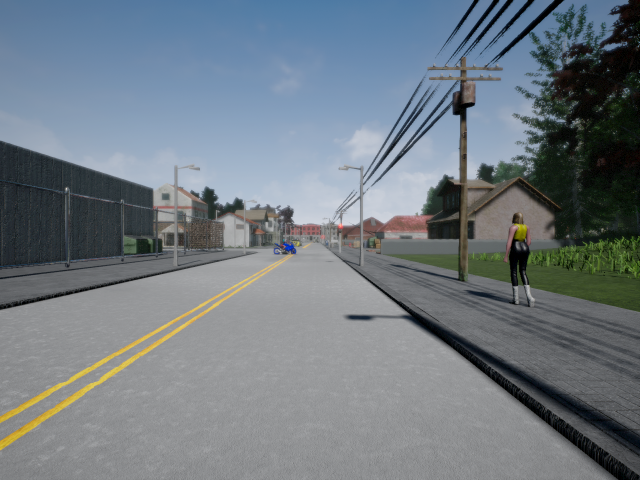
#> input picture image_processing/jpg/framel.png, 1280 x 960 px (shown at 1/2 size)
$ jupyter execute '2. Depth estimation Stereo.ipynb'   (shell and % lines are left out)
#> lines starting #> are read from the running program, lines starting #| are printed output that depends on the picture; after the words box and inside, x2 and y2 are one past the last pixel; in counts of white or black regions, pixels touching at a corner belong together
<h1> Depth estimation yoki masofani aniqlash </h1>
<h2> 2 o'lchovli rasmdan 3d o'lchovga qaytish </h2>

<h3> Stereo camera orqali masofani aniqlash </h3>

Odamda 2 ko'z bor ular 2 xil rasm ni miyyaga beradi, 2  rasm bir biridan biroz farq qiladi bu farq disparity deb ataladi yani birinchi rasmdagi malum bir nuqtaning 2 chi rasmdagi kordinatasi ozgina surilgan bo'ladi bu shift deb ataladi. Disparity esa bizga rasmdagi yashirin axborot yani depth (chuqurlik) haqidagi ma'lumotni beradi.

Stereo camera da ham 2 ta camera bo'ladi va biz ulardan olingan rasmlardan disparityni ajratib olib depthni aniqlaymiz.

Bu yerda Z biz topishimiz kerak bo'lgan Cameralar C1 and C2 dan world plandagi W(X, Y, Z) target nuqtagacha bo'lgan distance (uzoqlik). B esa 2 kamera markazlari orasidagi masofa yani baseline va f focal length. X1 va X2 W nuqtaning chap va o'ng rasmlardagi joylashuvlari (kordinatasi).

Bu yerda ko'rib turganizdek o'xshash uchburchaklar ko'p, biz esa ulardan faqat bir juftini yani C1, C2, W va X1, X2, W. Bu o'xshash uchburchaklardan biz osongina Z ni topib olsak bo'ladi:

Bu yerda formulation da osonroq bo'lishi uchun ayirmani emas yig'indini disparity deb olib ketishgan .

<h4> Rectification </h4>

Stereo kameralardagi depth estimationda eng qiyin vazifalardan biri bu 2 ta rasmdan bir nuqtani topish, oddiy xolatda uni rasmimiz 2d bo`lganligi uchun butun rasm bo`yicha 2d o`lchamda qidirishga to`g`ri keladi, bu jarayonni osonlashtiruvchi va 1d ga keltiruvchi jarayon rectification deb ataladi, bizning kameralarimizni bir biriga parallel joylashgan va ular bir xil deb tasavvur qilamiz aks xolda bu masala juda qiyin bo'lib ketadi. shunda quyidagicha xolat bo'ladi:

Yani 2 rasm parallel joylashganligi uchun biz qidiruvni faqat rasmda ko'rsatilgan qizil chegarada amalga oshirsak yetarli : ). Agar biz qandaydir window olib olsak balandligi va kengligi ushbu qizil maydonning balandligi bilan teng bo'lsin, biz 2 rasmdagi bir xil nuqtani topish uchun 1 d qidiruvni amalga oshirsak bo'ldi va hozzirgi ko'pgina algoritmlar shunday ishlaydi. Bu jarayon rectified deb nomlanadi chunki biz rasmlarni to'rtburchak ko'rinishiga olib kelyapmiz.

Endi faqat qidirish qoldi, qidirish jarayonida biror bir loss function ni solishtirish uchun belgilab ilamiz masalan mean square loss E va uni grafikini chizamiz, undan eng kichkinasi biz qidirayotgan nuqta bo'ladi. Odatda qidirish uchun asos qilib chap rasm olinadi.

Bu window size ni qanchalik kichik olsangiz accuracy(aniqlik) shunchalik yuqori bo'ladi ammo ko'p vaqtni oladi (saqlanish qonuni : ) ).

<h4> Disparity </h4>
Disparity ni topish uchun juda ko'p usullar bor ularning ko'pchiligi correlationga asoslangan:
1. Sum square difference
2. Absulute difference
3. Cross Correlation
4. Normilized Correlation
5. Mutual Correlation

Qisqasini aytganda yana ko'pgina disparityni topishga bog'liq bo'lgan formulalar bor, bu yerda ularni o'rganmoqchi emasmiz. Disparityga qarab accuracy o'zgaradi. Biz esa o'z kodlarimizda Cross Correlationni ishlatib ketsak ham bo'laveradi. Ko'pincha oddiylik yaxshiroqdir, simpler<=>better :)

references:

https://www.youtube.com/watch?v=jzis4WE3Vc8

https://www.slideshare.net/duncale/edu290-depth-perception-presentation

https://www.coursera.org/learn/visual-perception-self-driving-cars/home/welcome

<h3> Code for Disparity calculation </h3>

Depth image calculation opencv da <b>block matching </b> algoritmlari orqali amalga oshiriladi. Birinchi biz <b> matcher</b> degan obekt yaratib olishimiz kerak u bizning hamma disparity calculationda kerakli attributlarimizni saqlab turadi va bizga disparity image ni topib beradigan compute degan metodni taqdim etadi. Bu algoritm opencvda <b> StereoBM </b> deb ataladi va u <b> StereoMatcher </b> clasidan kelib chiqqan.

StereoBM dan tashqari yana <b> StereoSGBM </b> degan algoritm ham bor, ularning ikkalasi ham block matching algoritmi bo`lib umuman olganda bir xil vazifani bajaradi, yani berilgan chap va o`ng camera rasmlarini bir <b> depth rasm</b> ga convert qiladi. Depth rasmdagi har bir pixel esa rasmda ifodalangan pixellarning 3d world plandagi biz image planga o`tish jarayonida yo`q qilgan 3-axis,z axisga mos keladi, yani uzoqlikka proporsional bo`ladi.

[cell 1]
#birinchi kerakli library larni import qilib olamiz
import numpy as np
import cv2
from matplotlib import pyplot as plt
from matplotlib import patches
import time

[cell 2]
#kelinglar endi 2 ta image ni yuklab olamiz bunda biz

img_left = cv2.imread('jpg/framel.png',cv2.IMREAD_COLOR)
#> img_left is the input picture: shape (960, 1280, 3); mean B, G, R 129.9, 122.4, 113
img_right = cv2.imread('jpg/framer.png',cv2.IMREAD_COLOR)
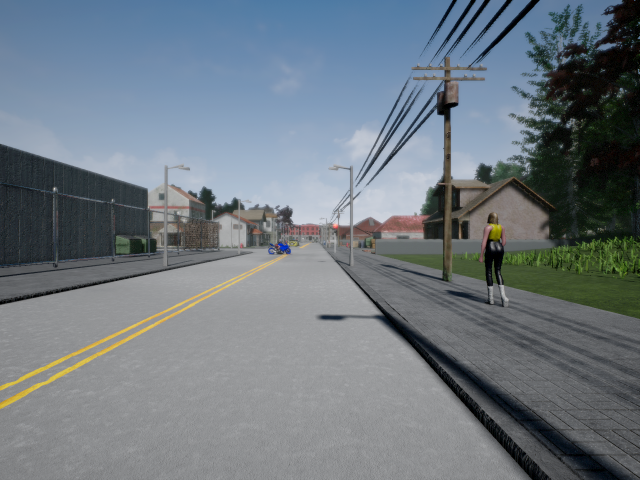
#> input picture image_processing/jpg/framer.png, 1280 x 960 px (shown at 1/2 size)
#> img_right is the input picture: shape (960, 1280, 3); mean B, G, R 128.2, 120.5, 110.9

print(np.shape(img_left))
#| (960, 1280, 3)

# show them
# Use matplotlib to display the two images
_, image_cells = plt.subplots(1, 2, figsize=(20, 20))
image_cells[0].imshow(img_left)
image_cells[0].set_title('left image')
image_cells[1].imshow(img_right)
image_cells[1].set_title('right image')
plt.show()
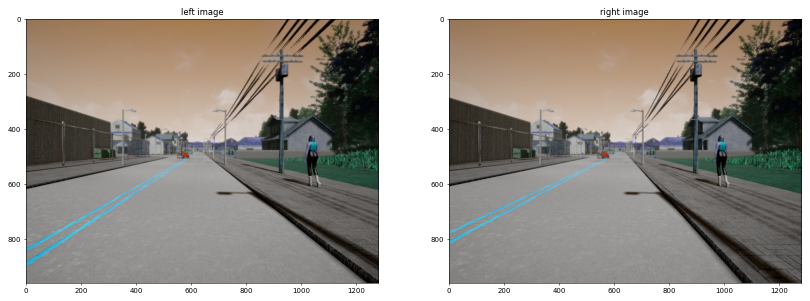
#> figure drawn by matplotlib, 2 panels; B, G, R data is drawn as R, G, B

[cell 3]
# Kelinglar shu yerda target location ni olib qo`yaylik keyinchalik shu targetnining uzoqligini aniqlaymiz
# biz bu yerdan maped mingan odamdni cameradan qancha uzoqda ekanligini topmoqchimiz
# eslab qoling bu yerda y axis bo`yicha image_leftning 0 -indexiga x axis bo`yicha 1-idexiga muroja`at qilamiz
target_image = img_left[ 475:509, 547:593, :]
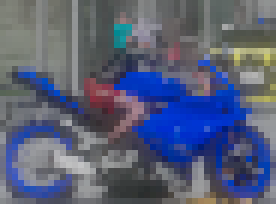
#> target_image: shape (34, 46, 3) (shown 6 times larger); mean B, G, R 119.9, 94.9, 87.7


plt.figure(figsize=(4, 4))
plt.imshow(target_image)
plt.show()

[cell 4]
# va bizga kamera callibration ham kerak bo`ladi, bu rasmni o`zim tushurmaganim uchun bunga o`zimni kameramni
# callibration matrixini ishlata olmayman, rasmning avtorlari callibration matrixni ham berishgan :
# https://www.coursera.org/learn/visual-perception-self-driving-cars/home/welcome

pl = np.array([[640.0,   0.0, 640.0, 2176.0],
               [  0.0, 480.0, 480.0,  552.0],
               [  0.0,   0.0,  1.0,    1.4]])
pr = np.array([[640.0,   0.0,  640.0,  2176.0],
               [   0.0, 480.0, 480.0,   792.0],
               [   0.0,   0.0,   1.0,    1.4]])

print(pl)
print(pr)

Bilamizki after rectification rasmimizning har bir row(qator) i bu epibolar linedir, shunday ekan bir qatorda maching ishlari olib boriladi. SGBM va  BM algoritmlari SAD (squared absolute difference) windowlardan foydalanadi. Agar cameralar parallel joylashgan bo`lsa 0 yoki undan yuqori disparity hosil bo`ladi, agar kameralar bir biriga biroz qayrilgan bo`lsa faqat x axis bo`yicha (tepaga yoki pastga yoki 2 yonga emas o`rtaga qarab) ularning disparitysi manfiy ham bo`lishi mumkin.

Disparity ni topish esa avvaldan belgilab olingan disparity soni (num_disparities ) orqali davom ettiriladi, num_disparities  pixel da o`lchanadi va normal disparity 64 ga teng. Agar rasmimiz 32 foat point rasm bo`ladigan bo`lsa integer bo`lmagan disparity ham qaytarilishi mumkin, agar 16 bit integer bo`lsa disparity 4 bit fixed point form ko`rinishida bo`ladi.

<b> Horopter </b> bu qidirish mumkin bo`lgan 3d real world plane dagi maydonni ifodalaydi uni yaxshilash esa bir necha parameterlarga bog`liq. Har bir disparity level disparity soni bilan birgalikda ushbu maydonnig o`lchamini boshqaradi.
Disparity ning belgilangan qiymatidan tashqaridagi qiymatlar xolatida qora rang yani 0 javob qaytariladi, yani nomalum degani.
Yana ushbu maydonni kengaytirish uchun baseline ni ham kichraytirish mumkin.

references:
Learning OpenCV 3 Adrian Kaehler & Gary Bradski [Stereo Imaging pp:739]

[cell 5]
def compute_depth_image(img_left, img_right):

    """Bu method bizga disparity image ni hisoblab beradi """

    # disparity ni aniqlash uchun kerak bo`ladigan parameterlar
    num_disparities = 112
    block_size = 21

    min_disparity = 0

    img_left = cv2.cvtColor(img_left, cv2.COLOR_BGR2GRAY)
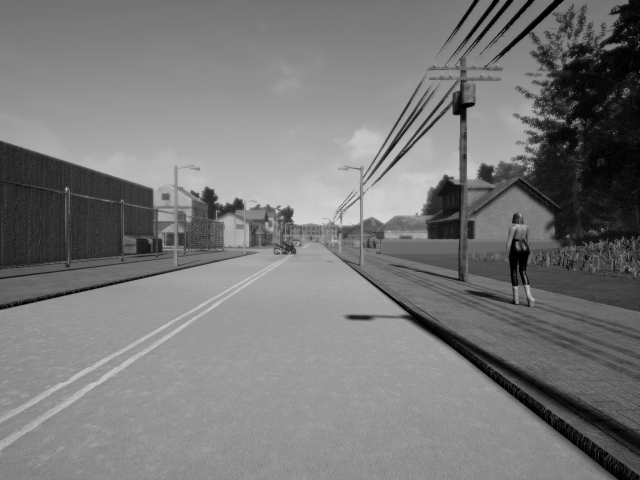
#> img_left: shape (960, 1280) (shown at 1/2 size); min 0, max 230, mean 120.5
    img_right = cv2.cvtColor(img_right, cv2.COLOR_BGR2GRAY)
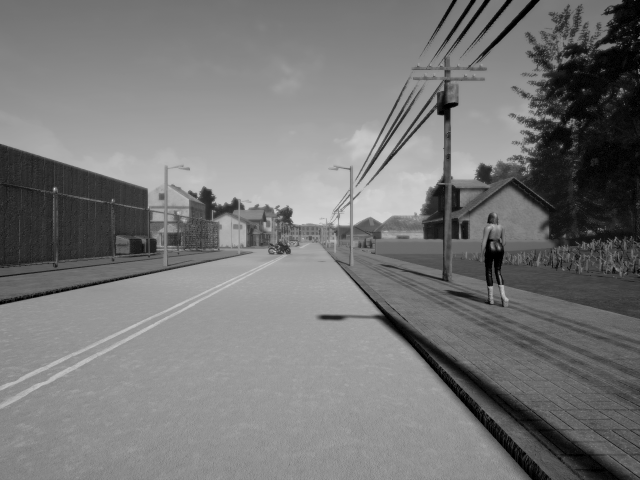
#> img_right: shape (960, 1280) (shown at 1/2 size); min 0, max 236, mean 118.5

    # Stereo BM matcher
    left_matcher_BM = cv2.StereoBM_create(
        numDisparities=num_disparities,
        blockSize=block_size
    )

    # Stereo SGBM matcher
    left_matcher_SGBM = cv2.StereoSGBM_create(
        minDisparity=min_disparity,
        numDisparities=num_disparities,
        blockSize=block_size,
        P1=8*3*36,
        P2=32*3*36,
        mode=cv2.STEREO_SGBM_MODE_SGBM_3WAY,
    )

    # Compute the left disparity map
    disp_left = left_matcher_SGBM.compute(img_left, img_right).astype(np.float32)/16
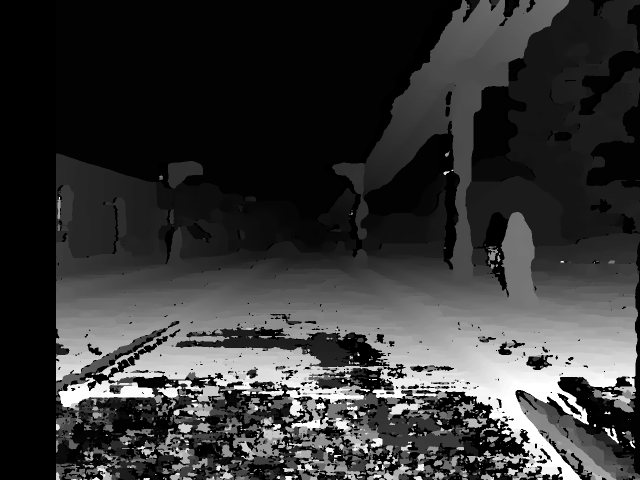
#> disp_left: shape (960, 1280) float32 (shown at 1/2 size); min -1, max 111, mean 22.6; drawn with min black and max white

    ### END CODE HERE ###

    return disp_left

[cell 6]
#keling endi ushbu disparity topish methodimiz ni ishlatib ko`raylik
# Compute the disparity map using the fuction above
t1 = time.time()
disp_left = compute_depth_image(img_left, img_right)
print(round(time.time()-t1,2), 'second')
# Show the left disparity map
plt.figure(figsize=(10, 10))
plt.imshow(disp_left)
plt.show()

plt.figure(figsize=(10, 10))
plt.imshow(img_left)
plt.show()


"""Ko`rib turganizdek javobimiz juda ham yaxshi, ammo real hayotda bunday natijaga erishish qiyin"""

opencv da shunday funksiya borki bizga o`rganish uchun imkon qoldirmaydi, yuqorida biz callibration matrixni o`qib olgan
edik yodingizda bo`lsa, kelinglar o`shandan kamera parameter k, rotation matrix r, va transaction matrix t ni ajratib olaylik

[cell 7]
# https://docs.opencv.org/2.4/modules/calib3d/doc/camera_calibration_and_3d_reconstruction.html#decomposeprojectionmatrix
# oxiridagi 4 ta elementga etibor bermaymiz
kl, rl, tl, _, _, _, _ = cv2.decomposeProjectionMatrix(pl)
kr, rr, tr, _, _, _,_ = cv2.decomposeProjectionMatrix(pr)

# bilasiz bizning image planimiz 2d va transactionni shu 2d ga moslab olishimiz uchun uni 3-elementiga bo`lib yuboramiz
tl = tl/tl[3]
tr = tr/tr[3]


print(kl)
print(rl)
print(tl)

print(kr)
print(rr)
print(tr)

Kelinglar endi depth image va berilgan callibration parameterlar orqali depthmapni chiqaramiz, buning uchun bizga focal lenth f , baseline B, va disparity d kerak bo`ladi.
focal lenth ni topish juda ham oson bu kamera parameterning 1- elementidir.
baseline esa 2 ala kamera larning qancha masofada ko`chganligidir 2 kamera parallel bo`lganligi uchun ular faqat x
o`qi bo`yicha surilishi mumkin, yani tl[1] -tr[1]
disparity esa berilgan

[cell 8]
f = kl[0][0]
b = tl[1] - tr[1]
# topa olinmagan va chegaradagi elementlarga eng kam qiymatni beramiz
disp_left[ disp_left == -1]= 0.1
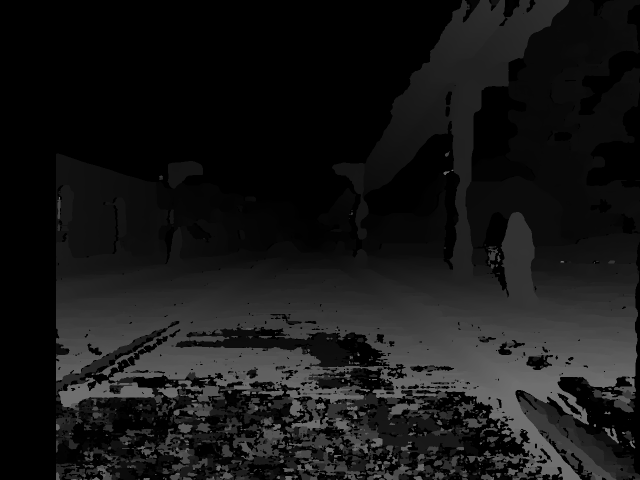
#> disp_left: shape (960, 1280) float32 (shown at 1/2 size); 18.02% of pixels changed, all inside (x1, y1, x2, y2) = (0, 0, 1280, 960)
disp_left[disp_left == 0] = 0.1

depth_map = np.ones(disp_left.shape, np.single)
depth_map[:] = f * b / disp_left[:]
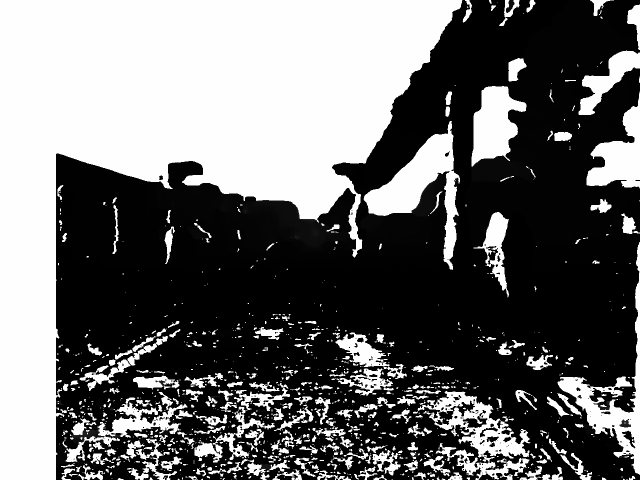
#> depth_map: shape (960, 1280) float32 (shown at 1/2 size); min 2.88, max 3200, mean 1358.8; drawn with min black and max white

[cell 9]
# Display the depth map
plt.figure(figsize=(10, 10),dpi=100)
plt.imshow(depth_map, cmap='flag')
plt.show()

[cell 10]
# opencv orqali biror bir obektni rasmdan topish uchun quyidagicha yondashiladi:

# cross correlation orqali matching amalga oshirilyapti
cross_corr_map = cv2.matchTemplate(img_left, target_image,  method=cv2.TM_CCOEFF)
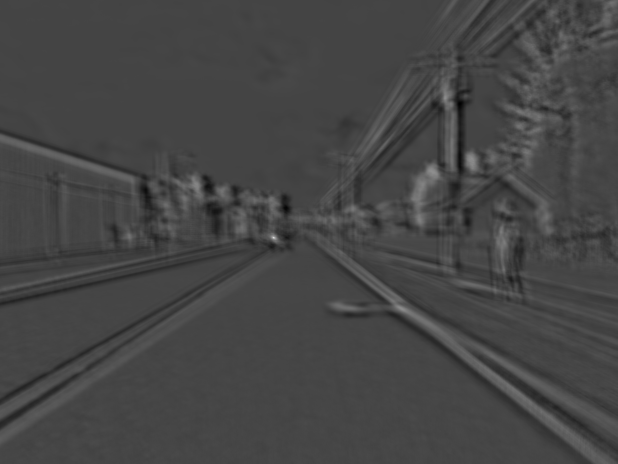
#> cross_corr_map: shape (927, 1235) float32 (shown at 1/2 size); min -2722507.2, max 7232882, mean 3309.6; drawn with min black and max white

#eng katta correlationga ega bo`lgan joy bizning obyekt joylashgan joy bo`ladi
_, _, _, target_location = cv2.minMaxLoc(cross_corr_map)
#> target_location = (547, 475)

[cell 11]
#korrelation ni chiqarib ko`ramiz oq joylarning correlationi yuqorirroq dep hisoblanadi
plt.figure(figsize=(10, 10))
plt.imshow(cross_corr_map)
plt.show()
#topilgan location ni chiqarish
print("target koordinatasi \n", target_location)
#| target koordinatasi
#|  (547, 475)

endi bizda faqat shu obektning uzoqligini topish qoldi holos, buning uchun depth_mapdan targetimiz joylashgan joyni topib olamiz

[cell 12]
#boshlang`ich kordinatalarni olib olamiz (rasmda x matritsaning columni yani murojatda 2-elementni bildiradi)
x0 = target_location[1]
#> x0 = 475
y0 = target_location[0]
#> y0 = 547
#shape da esa teskarisi yani shape[0] width ni beradi shape[1] esa height ni
x1 = x0+target_image.shape[0]
#> x1 = 509
y1 = y0+target_image.shape[1]
#> y1 = 593

target_depth = depth_map[x0:x1, y0:y1]
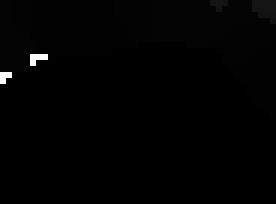
#> target_depth: shape (34, 46) float32 (shown 6 times larger); min 28.93, max 3200, mean 58.2; drawn with min black and max white
# Create the obstacle bounding box
obstacle_bbox = patches.Rectangle((y0, x0), target_image.shape[1], target_image.shape[0],
                             linewidth=1, edgecolor='r', facecolor='none')
#eng yaqinini ajratib olamiz
closest = np.min(target_depth)
#> closest = 28.93

[cell 13]
print('biz qidirgan masofa', round(closest, 2),'meter')
#| biz qidirgan masofa 28.93 meter
